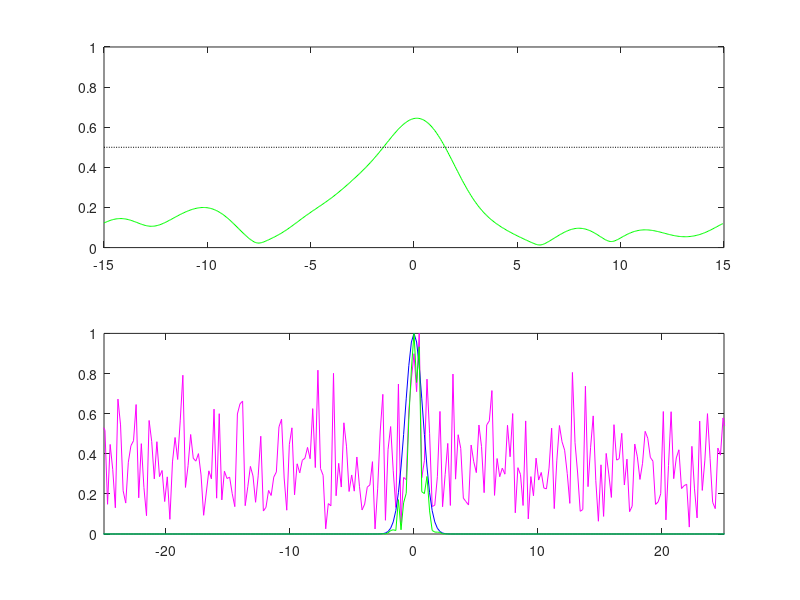

This chart was generated by the following MATLAB code:
clear all; close all; clc;
T=30;
n=512;
t2 = linspace(-T/2,T/2,n+1); t=t2(1:n);
k=(2*pi/T)*[0:n/2-1 -n/2:-1];
ks=fftshift(k);
u=sech(t);
ut=fft(u);
noise = 20;

utn=ut+noise*(randn(1,n)+i*randn(1,n));
un=ifft(utn);
filter = exp(-((k).^2));
utnf = filter.*utn;
unf=ifft(utnf);
subplot(2,1,1),plot(t,abs(unf),'g',t,0*t+0.5,'k:')
axis([-15 15 0 1])

subplot(2,1,2),plot(...
    ks,abs(fftshift(utn))/max(abs(fftshift(utn))),'m',...
    ks,fftshift(filter),'b', ...
    ks,abs(fftshift(utnf))/max(abs(fftshift(utnf))),'g')
axis([-25 25 0 1])